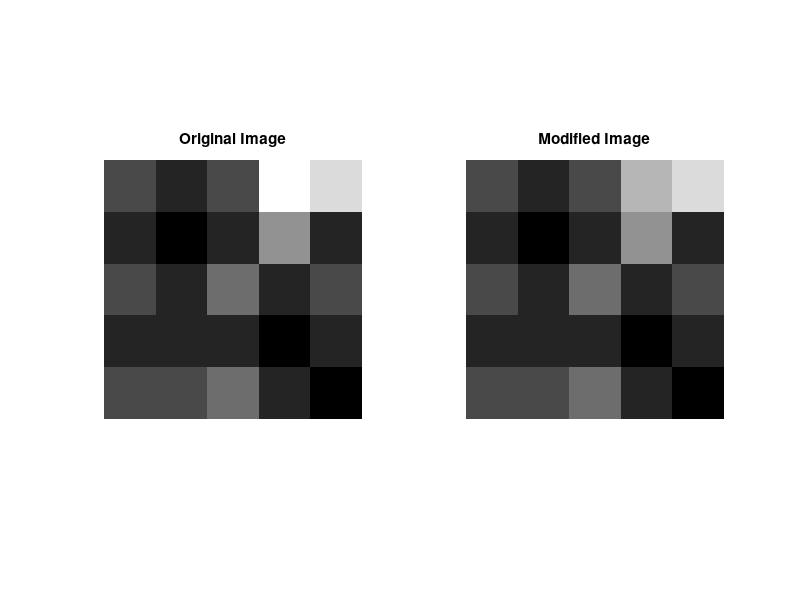

Recreate this plot in MATLAB.

I=mat2gray ([ 2	1	2	7	6;
     1	0	1	4	1;
     2	1	3	1	2;
     1	1	1	0	1;
     2	2	3	1	0]);
M=I;
[r,c]=size(M);

for i=1:r
    for j=1:c
        if (M(i,j)== 1)
           XL= max(1, i-1);
           XR= min(i+1,r);
           YT= max(1, j-1);
           YD= min(c, j+1);
           neighbor=(M(XL:XR, YT:YD));
           Max= max(neighbor(:));
           Med= median(neighbor(:));
           avg= ((Max+Med)/2);
           M(i,j)= avg;
           
         end
     end
end

subplot(1,2,1);imshow(I);  title('Original Image');
subplot(1,2,2);imshow(M);  title('Modified Image');